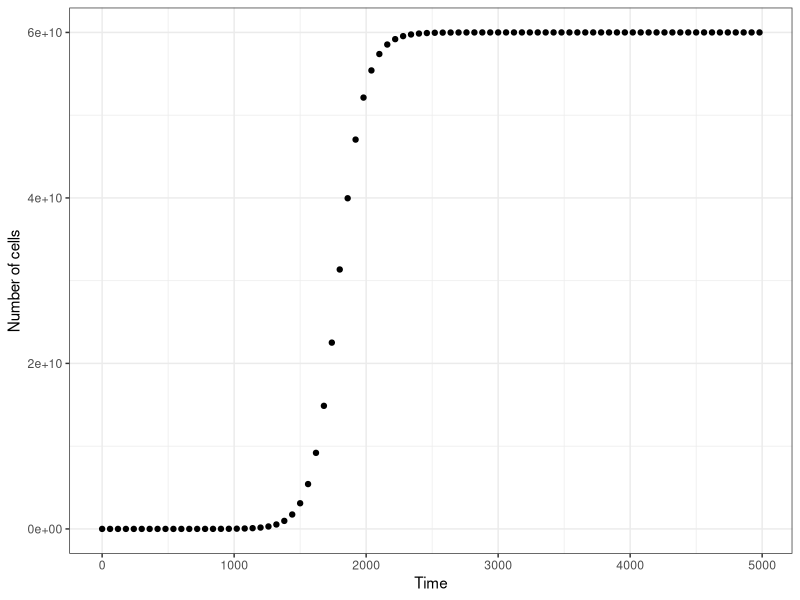
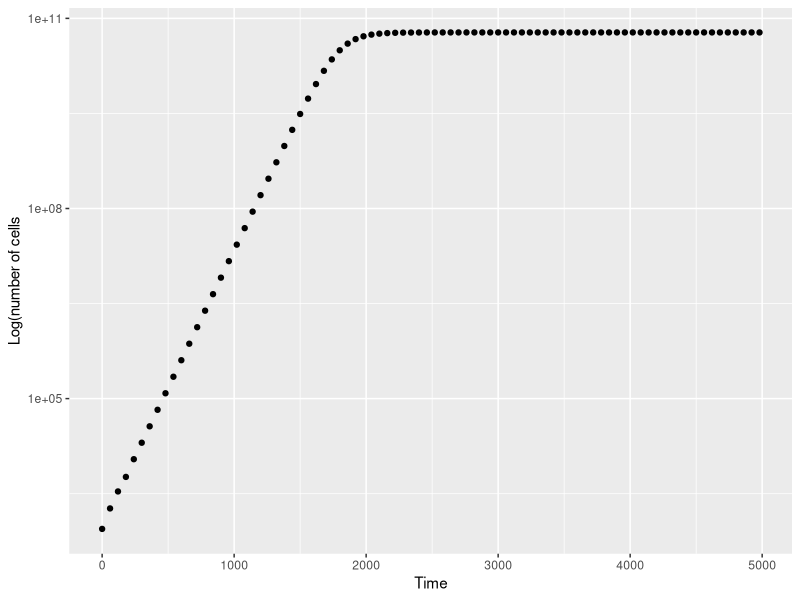

Reproduce these figures in R, in order.
#Script to plot the logistic growth data

growth_data <- read.csv("experiment 1.csv")

install.packages("ggplot2")
library(ggplot2)

#first we are going to plot the number of cells against time
#for the growing population 

ggplot(aes(t,N), data = growth_data ) +
  geom_point() +
  ylab("Number of cells")+
  xlab("Time") +
  theme_bw()

#next we are going to plot the log(number of cells) against 
#time to show the logarithmic increase of cells over earlier time before 
#it then remains constant when it reaches carrying capacity 

ggplot(aes(t,N), data = growth_data) +
  geom_point() +
  ylab("Log(number of cells") +
  xlab("Time") +
  scale_y_continuous(trans='log10')

